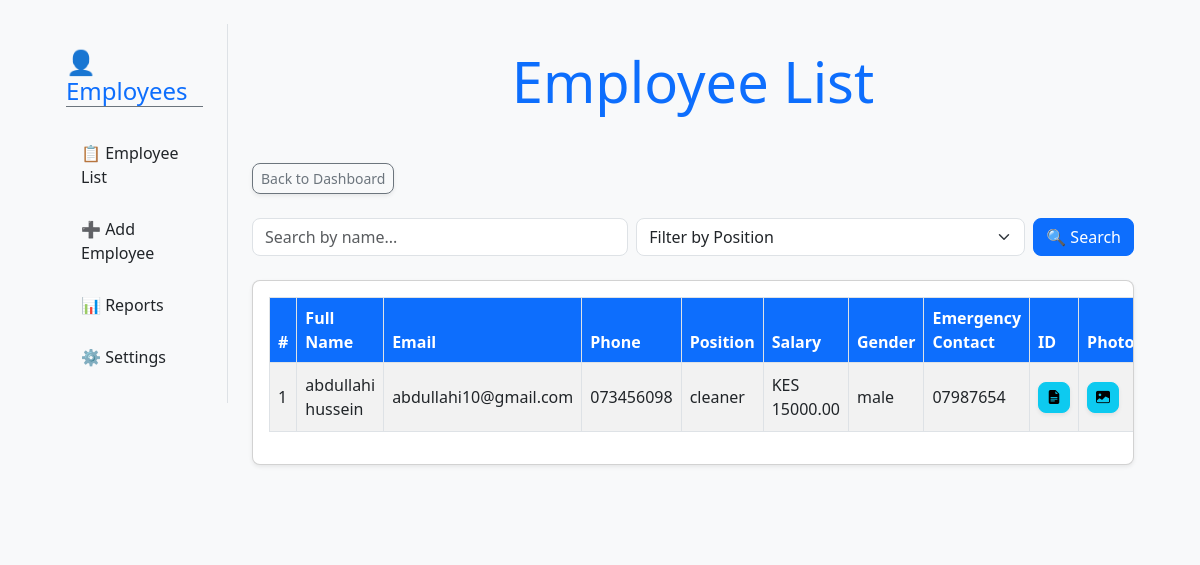
Page /employee_list/ on the committed database.
### users/models.py (models this page shows, shortened)
class Employee(models.Model):
    full_name = models.CharField(max_length=150)
    email = models.EmailField(unique=True)
    phone = models.CharField(max_length=15)
    position = models.CharField(max_length=50)
    salary = models.DecimalField(max_digits=10, decimal_places=2)
    gender = models.CharField(max_length=6)
    emergency_contact = models.CharField(max_length=15)
    upload_id = models.FileField(upload_to='employee_ids/')
    face_image = models.ImageField(upload_to='employee_faces/', null=True, blank=True)

### users/views.py (the view)
# urls.py: path('employee_list/', views.employee_list, name='employee_list'),
def employee_list(request):
    employees = Employee.objects.all()  # Fetch all employees from the database
    form = EmployeeSearchForm(request.GET)  # Get form data from the request
    if form.is_valid():
        search_term = form.cleaned_data.get('search')
        position_filter = form.cleaned_data.get('position')
        if search_term:
            employees = employees.filter(full_name__icontains=search_term)  # Case-insensitive search
        if position_filter:
            employees = employees.filter(position=position_filter)  # Filter by position
    return render(request, 'employee/employee_list.html', {'employees': employees})

### users/templates/employee/employee_list.html (shortened to what this page needs)
{% extends "users/base.html" %}
{% block content %}
<div class="container-fluid">
    <div class="row">
<div class="col-md-3 col-lg-2 p-0 bg-light text-dark">
    <div class="sidebar p-4 border-end">
        <h4 class="mb-4 text-primary">👤 Employees</h4>
        <ul class="nav flex-column gap-2">
            <li class="nav-item">
                <a href="{% url 'employee_list' %}" class="nav-link sidebar-link {% if request.path == '/employee-list/' %}active{% endif %}">
                    📋 Employee List
                </a>
            </li>
            <li class="nav-item">
                <a href="{% url 'register_employee' %}" class="nav-link sidebar-link">
                    ➕ Add Employee
                </a>
            </li>
            <li class="nav-item">
                <a href="{% url 'register_employee' %}" class="nav-link sidebar-link">
                    📊 Reports
                </a>
            </li>
            <li class="nav-item">
                <a href="{% url 'register_employee' %}" class="nav-link sidebar-link">
                    ⚙️ Settings
                </a>
            </li>
        </ul>
    </div>
</div>
        <div class="col-md-9 col-lg-10 p-4 bg-light">
            <h2 class="text-center mb-5 display-4 text-primary">
                 Employee List
            </h2>
            <div class="d-flex justify-content-between align-items-center mb-4">
                <a href="{% url 'dashboard' %}" class="btn btn-outline-secondary btn-sm shadow-sm">
                     Back to Dashboard
                </a>
            </div>
            <form method="get" class="d-flex flex-wrap gap-2 justify-content-between align-items-center mb-4">
                <div class="d-flex flex-grow-1 gap-2">
                    <input type="text" class="form-control" name="search" placeholder="Search by name..." value="{{ request.GET.search }}">
                    <select class="form-select" name="position">
                        <option value="">Filter by Position</option>
                    </select>
                </div>
                <button class="btn btn-primary" type="submit">🔍 Search</button>
            </form>
            <div class="card shadow-sm mb-5 d-none d-md-block">
                <div class="card-body table-responsive">
                    <table class="table table-striped table-hover table-bordered align-middle">
                        <thead>
                            <tr>
                                <th>#</th>
                                <th>Full Name</th>
                                <th>Email</th>
                                <th>Phone</th>
                                <th>Position</th>
                                <th>Salary</th>
                                <th>Gender</th>
                                <th>Emergency Contact</th>
                                <th>ID</th>
                                <th>Photo</th>
                            </tr>
                        </thead>
                        <tbody>
                            {% for employee in employees %}
                            <tr>
                                <td>{{ forloop.counter }}</td>
                                <td>{{ employee.full_name }}</td>
                                <td>{{ employee.email }}</td>
                                <td>{{ employee.phone }}</td>
                                <td>{{ employee.position }}</td>
                                <td>KES {{ employee.salary|floatformat:2 }}</td>
                                <td>{{ employee.gender }}</td>
                                <td>{{ employee.emergency_contact }}</td>
                                <td>
                                    {% if employee.upload_id %}
                                        <a href="{{ employee.upload_id.url }}" target="_blank" class="btn btn-sm btn-info shadow-sm">
                                            <i class="bi bi-file-earmark-text-fill"></i>
                                        </a>
                                    {% else %}
                                        <span class="text-muted">No ID</span>
                                    {% endif %}
                                </td>
                                <td>
                                    {% if employee.face_image %}
                                        <a href="{{ employee.face_image.url }}" target="_blank" class="btn btn-sm btn-info shadow-sm">
                                            <i class="bi bi-image-fill"></i>
                                        </a>
                                    {% else %}
                                        <span class="text-muted">No Photo</span>
                                    {% endif %}
                                </td>
                            </tr>
                            {% empty %}
                            <tr>
                                <td colspan="11" class="text-center text-muted py-4">
                                    <i class="bi bi-emoji-frown"></i> No employees found.
                                </td>
                            </tr>
                            {% endfor %}
                        </tbody>
                    </table>
                </div>
            </div>
        </div>
    </div>
</div>
{% endblock %}

### users/templates/employee/employee_list.html (style rules this page uses)
:root { --primary-color: #0d6efd; --light-bg: #f8f9fa; --dark-bg: #343a40; --border-radius: 0.5rem; }
body { background-color: var(--light-bg); font-family: 'Segoe UI', sans-serif; }
.sidebar h4 { border-bottom: 1px solid #6c757d; }
.form-control, .form-select { border-radius: var(--border-radius); }
.btn { border-radius: var(--border-radius); }
.table th { background-color: var(--primary-color); color: white; }
.card { border-radius: var(--border-radius); }
.sidebar-link { color: #212529; padding: 10px 15px; border-radius: 0.375rem; transition: background-color 0.2s ease-in-out, color 0.2s; }

### rows in the picture
Employee: full_name "abdullahi hussein", email "abdullahi10@gmail.com", phone "073456098", position "cleaner", salary "15000.00", gender "male", emergency_contact "07987654"
